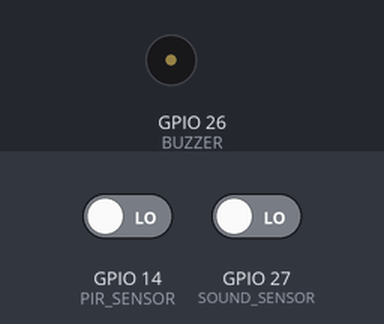
Simulated run of this sketch. Board: ESP32. Parts: buzzer (waves = sounding). Inputs (shaded band) come from the test bench; at power-on: GPIO 14 (PIR_SENSOR) LOW, GPIO 27 (SOUND_SENSOR) LOW. WiFi joins after 1.5 s; servers stay silent unless stated; what the sketch prints to the serial monitor is not drawn.

Above: at 3.5 s.
3.6 s: GPIO 14 (PIR_SENSOR) driven HIGH
At 4.85 s:
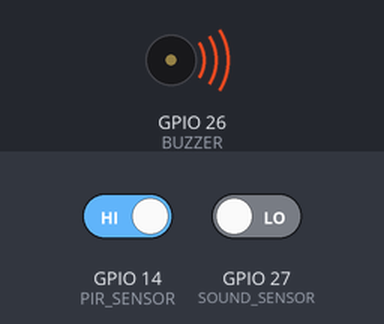
6.6 s: GPIO 27 (SOUND_SENSOR) driven HIGH
At 8.4 s:
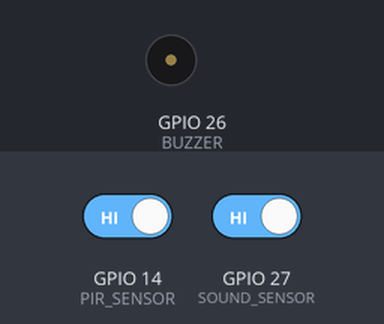
Timing chart, 0 to 9.9 s (numbered marks = the images above; inputs shaded):
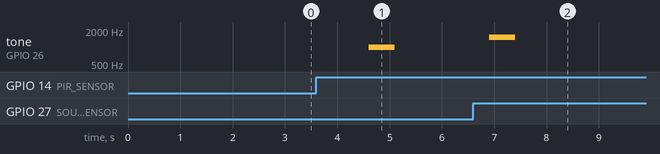

The sketch:

code.ino
```cpp
#include <WiFi.h>
#include <WiFiClientSecure.h>
#include <UniversalTelegramBot.h>

// WiFi credentials
const char* ssid = "Your_WiFi_SSID";
const char* password = "Your_WiFi_Password";

// Telegram configuration
#define BOT_TOKEN "Your_Bot_Token"
#define CHAT_ID "Your_Chat_ID"

WiFiClientSecure client;
UniversalTelegramBot bot(BOT_TOKEN, client);

// Sensor pins
#define PIR_SENSOR 14       // Motion sensor pin
#define SOUND_SENSOR 27     // Sound sensor pin
#define BUZZER 26           // Buzzer pin

// Alert status flags
bool motionDetected = false;
bool soundDetected = false;

void setup() {
  Serial.begin(115200);

  // Connect to WiFi
  Serial.print("Connecting to WiFi...");
  WiFi.begin(ssid, password);
  client.setInsecure();  // Bypass SSL verification

  while (WiFi.status() != WL_CONNECTED) {
    delay(1000);
    Serial.print(".");
  }
  Serial.println("\n✅ WiFi connected!");

  // Initialize sensors
  pinMode(PIR_SENSOR, INPUT);
  pinMode(SOUND_SENSOR, INPUT);
  pinMode(BUZZER, OUTPUT);
  digitalWrite(BUZZER, LOW);

  // Send startup notification
  bot.sendMessage(CHAT_ID, "✅ System online and operational!", "");
}

void loop() {
  int motion = digitalRead(PIR_SENSOR);
  int sound = digitalRead(SOUND_SENSOR);

  // Motion detection logic
  if (motion == HIGH && !motionDetected) {
    Serial.println("🔴 Motion detected!");
    bot.sendMessage(CHAT_ID, "🚨 Alert: Suspicious movement detected!", "");
    tone(BUZZER, 1000, 500);  // Activate buzzer for 500 ms
    motionDetected = true;
  }
  else if (motion == LOW) {
    motionDetected = false;
  }

  // Sound detection logic
  if (sound == HIGH && !soundDetected) {
    Serial.println("🔊 Abnormal sound detected!");
    bot.sendMessage(CHAT_ID, "⚠️ Warning: Unusual audio activity detected!", "");
    tone(BUZZER, 1500, 500);
    soundDetected = true;
  }
  else if (sound == LOW) {
    soundDetected = false;
  }

  delay(2000); // Check every 2 seconds
}
```

Measured:
- after the input at 3.6 s, tone on GPIO 26 (BUZZER): silent → 1000 Hz after 1.0 s, → silent 0.50 s later
- after the input at 6.6 s, tone on GPIO 26 (BUZZER): silent → 1500 Hz after 0.30 s, → silent 0.50 s later
